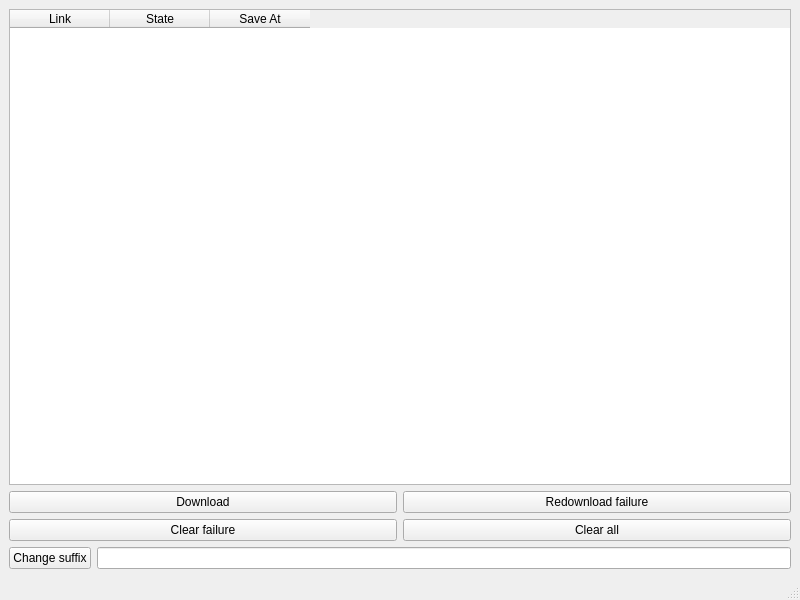
<?xml version="1.0" encoding="UTF-8"?>
<ui version="4.0">
 <class>simple_downloader</class>
 <widget class="QMainWindow" name="simple_downloader">
  <property name="geometry">
   <rect>
    <x>0</x>
    <y>0</y>
    <width>800</width>
    <height>600</height>
   </rect>
  </property>
  <property name="windowTitle">
   <string>MainWindow</string>
  </property>
  <widget class="QWidget" name="centralwidget">
   <layout class="QVBoxLayout" name="verticalLayout">
    <item>
     <layout class="QGridLayout" name="gridLayout">
      <item row="2" column="1">
       <widget class="QPushButton" name="pushButtonClearAll">
        <property name="text">
         <string>Clear all</string>
        </property>
       </widget>
      </item>
      <item row="1" column="0">
       <widget class="QPushButton" name="pushButtonDownload">
        <property name="text">
         <string>Download</string>
        </property>
       </widget>
      </item>
      <item row="1" column="1">
       <widget class="QPushButton" name="pushButtonRedownloadFailure">
        <property name="text">
         <string>Redownload failure</string>
        </property>
       </widget>
      </item>
      <item row="2" column="0">
       <widget class="QPushButton" name="pushButtonClearFailure">
        <property name="text">
         <string>Clear failure</string>
        </property>
       </widget>
      </item>
      <item row="0" column="0" colspan="2">
       <widget class="QTableWidget" name="tableWidgetDownloadInfo">
        <column>
         <property name="text">
          <string>Link</string>
         </property>
        </column>
        <column>
         <property name="text">
          <string>State</string>
         </property>
        </column>
        <column>
         <property name="text">
          <string>Save At</string>
         </property>
        </column>
       </widget>
      </item>
     </layout>
    </item>
    <item>
     <layout class="QHBoxLayout" name="horizontalLayout">
      <item>
       <widget class="QPushButton" name="pushButtonChangeSuffix">
        <property name="text">
         <string>Change suffix</string>
        </property>
       </widget>
      </item>
      <item>
       <widget class="QLineEdit" name="lineEditChangeSuffix"/>
      </item>
     </layout>
    </item>
   </layout>
  </widget>
  <widget class="QMenuBar" name="menubar">
   <property name="geometry">
    <rect>
     <x>0</x>
     <y>0</y>
     <width>800</width>
     <height>22</height>
    </rect>
   </property>
  </widget>
  <widget class="QStatusBar" name="statusbar"/>
 </widget>
 <resources/>
 <connections/>
</ui>
